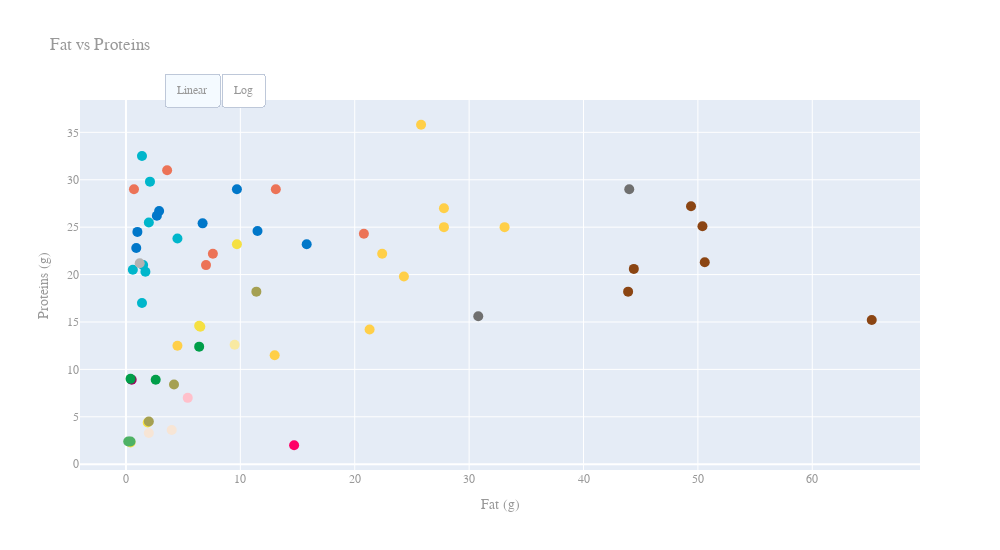

This figure's notebook cell:
### Markdown cell above
### Distribuição dos alimentos
Agora que temos as imagens, podemos fazer uma visualização dos alimentos, para isso utilizei o `plotly` para fazer um scatter plot com as imagens dos alimentos.

Primeiro temos o plot base, e depois temos o plot com as imagens dos alimentos.

### Code cell
df = pd.read_csv("data/macros_dataset_images.csv")

color_sequence = [
    "#0077C9", # Fish
    "#8B4513", # Nuts
    "#F5E042", # Grains
    "#4EB265", # Vegetables
    "#FF0066", # Fruits
    "#9E005D", # Beans
    "#FFCF48", # Cheese
    "#6F6F6F", # Seeds
    "#EC7357", # Meat
    "#009E49", # Legumes
    "#00B6CB", # Shellfish & Mollusks
    "#F7E5D5", # Milk
    "#F8E9A1", # Eggs
    "#A5A052", # Soy Products
    "#FFC0CB", # Yogurts
    "#B2B2B2"  # Vegan Meat Substitute
]


import plotly.express as px
# let's make a scatter plot of the fat_100g and the proteins_100g grouped by category_name
fig = px.scatter(df, 
    x="fat_100g",
    y="proteins_100g",
    color="category_name",
    hover_name="food_name",
    size="energy_100g",
    size_max=20,
    title="Fat vs Proteins",
    labels={"fat_100g":"Fat (g)", "proteins_100g":"Proteins (g)", "energy_100g":"Energy (kcal)"},
    width=1000,
    height=550,
    color_discrete_sequence=color_sequence,
    custom_data=["energy_100g", "image_url"],
    hover_data={"image_url":True, "energy_100g":True})
# let's make the dots bigger
fig.update_traces(marker=dict(size=10))

# let's change the hover template
fig.update_traces(hovertemplate="<b>%{hovertext}</b><br><br>" +
                    "Fat: %{x:.2f}g<br>" + 
                    "Proteins: %{y:.2f}g<br>" +
                    "Energy: %{customdata[0]:.2f}kcal<br>" +
                    "" +
                    "<extra><img src='%{customdata[1]}'></extra>") # the hover templat doesn't work with the img tag

# let's change plotly's menu
fig.update_layout(
    updatemenus=[
        dict(
            type="buttons",
            direction="left",
            buttons=list([
                dict(
                    args=[{"xaxis.type": "linear"}],
                    label="Linear",
                    method="relayout"
                ),
                dict(
                    args=[{"xaxis.type": "log"}],
                    label="Log",
                    method="relayout"
                )
            ]),
            pad={"r": 10, "t": 10},
            showactive=True,
            x=0.1,
            xanchor="left",
            y=1.1,
            yanchor="top"
        ),
    ]
)

fig.update_layout(
    dragmode="zoom",
    hovermode="closest",
    hoverdistance=100,
    spikedistance=200,
    showlegend=False,
    xaxis=dict(
        title="Fat (g)",
        tickfont=dict(
            family="Arial",
            size=12,
            color="#999999"
        )
    ),
    yaxis=dict(
        title="Proteins (g)",
        tickfont=dict(
            family="Arial",
            size=12,
            color="#999999"
        )
    ),
    font=dict(
        family="Arial",
        size=12,
        color="#999999"
    )
)

# let's remove the option to Box Select and Lasso Select from the plotly menu
fig.update_layout(
    hovermode="closest",
    hoverdistance=100,
    spikedistance=200
)

# export the figure to a html file
fig.write_html("fat_vs_proteins.html")


fig.show()

### Figure 1 — Plotly figure (JSON) as saved in the notebook; plotly's stock layout.template omitted (floating-point values rounded to 4 significant figures)
{"data": [{"customdata": [[170, "https://encrypted-tbn0.gstatic.com/images?q=tbn:ANd9GcRN11uxsdawvQDErbIwl3foRY_YyxWtz5_IQwKWt4gulmtOcWbk1q9STOK-6-E&s"], [210, "https://encrypted-tbn0.gstatic.com/images?q=tbn:ANd9GcSZlktTjDgQ38IRcWCwVgV4xywxDVc-B6pYeOVQBHTwq6qD5JVm3DajCj0PsQ&s"], [105, "https://encrypted-tbn0.gstatic.com/images?q=tbn:ANd9GcQ1TfT74abWT9o4jmH5gJMBorLTTLoE_jwQVGUv6Cts4BGGzfsQ_KVRshEUECI&s"], [140, "https://encrypted-tbn0.gstatic.com/images?q=tbn:ANd9GcQtV0-yNWFp1RLj6hL_5BtPB9NJJbjmcJN7GH1MC0tz_2uEQhbiXnMRTchl1g&s"], [242, "https://encrypted-tbn0.gstatic.com/images?q=tbn:ANd9GcS1yKfd_QVgem1mjtPoSy-YgDa6Vyh6edTryqxdz67mwJ14P7F-5pRUjP_BXNs&s"], [208, "https://encrypted-tbn0.gstatic.com/images?q=tbn:ANd9GcQ25M_NXQlGAoUD-bxcexuwc8YwRnlFt84oxdEjZm5dqLTOywvXVfThxpkg7w&s"], [128, "https://encrypted-tbn0.gstatic.com/images?q=tbn:ANd9GcSCNhUGQeIb2fIZII6gZ2lykmKPKtQ0M3v_WvMZD2Kzf5IaxEuZkilIzBIsCg&s"], [108, "https://encrypted-tbn0.gstatic.com/images?q=tbn:ANd9GcRCa3WyByPOwXI_S1YNUxXMljjAIdf4koz7LJ6w9S88D-MJcZnUAsWvvQ_b5sw&s"]], "hovertemplate": "<b>%{hovertext}</b><br><br>Fat: %{x:.2f}g<br>Proteins: %{y:.2f}g<br>Energy: %{customdata[0]:.2f}kcal<br><extra><img src='%{customdata[1]}'></extra>", "hovertext": ["Alaskan salmon", "Anchovies", "Cod", "Halibut", "Mackerel", "Sardines", "Tilapia", "Tuna (Yellowfin)"], "legendgroup": "Fish", "marker": {"color": "#0077C9", "size": 10, "sizemode": "area", "sizeref": 1.633, "symbol": "circle"}, "mode": "markers", "name": "Fish", "orientation": "v", "showlegend": true, "type": "scatter", "x": [6.7, 9.7, 0.9, 2.9, 15.8, 11.5, 2.7, 1], "xaxis": "x", "y": [25.4, 29, 22.8, 26.7, 23.2, 24.6, 26.2, 24.5], "yaxis": "y"}, {"customdata": [[577, "https://encrypted-tbn0.gstatic.com/images?q=tbn:ANd9GcQXSstOP51sBq49DjSXcE_97bCAJNYNhi-CWaR1WhBUw0RL8fCo_zRULAf8AxM&s"], [552, "https://encrypted-tbn0.gstatic.com/images?q=tbn:ANd9GcRrLSotb9b5PbSuc5mB9hQ_GP9OANsJR6A5DoC0ep_1Y4eQ_QkIsDaqBJAlHw&s"], [588, "https://encrypted-tbn0.gstatic.com/images?q=tbn:ANd9GcTrAQTaYH2ZWSELcMm60r5s9ceOD9vNvRYmRcpKvfJCPptVsJnhIXv8a7nirPY&s"], [573, "https://encrypted-tbn0.gstatic.com/images?q=tbn:ANd9GcQ3VW97aJk9m-Xj54KjNM0bvg8qudXi3Wpq7UrPCZ7SeuozanowldHzQe_lQ10&s"], [556, "https://encrypted-tbn0.gstatic.com/images?q=tbn:ANd9GcRoP5JzKQsRceTIG1K9WxpePgg842gzVi5nk_PSgrgMzyN15T09bNrmMm3l-w&s"], [653, "https://encrypted-tbn0.gstatic.com/images?q=tbn:ANd9GcTHSR1cZt3IjxNRw8mS_KKHfcjTw-JbUuBDoNzW7EBbepOhPADuKecl69YX-Gc&s"]], "hovertemplate": "<b>%{hovertext}</b><br><br>Fat: %{x:.2f}g<br>Proteins: %{y:.2f}g<br>Energy: %{customdata[0]:.2f}kcal<br><extra><img src='%{customdata[1]}'></extra>", "hovertext": ["Almonds", "Cashew nuts", "Peanut butter", "Peanuts", "Pistachios", "Walnuts"], "legendgroup": "Nuts", "marker": {"color": "#8B4513", "size": 10, "sizemode": "area", "sizeref": 1.633, "symbol": "circle"}, "mode": "markers", "name": "Nuts", "orientation": "v", "showlegend": true, "type": "scatter", "x": [50.6, 43.9, 50.4, 49.4, 44.4, 65.2], "xaxis": "x", "y": [21.3, 18.2, 25.1, 27.2, 20.6, 15.2], "yaxis": "y"}, {"customdata": [[374, "https://encrypted-tbn0.gstatic.com/images?q=tbn:ANd9GcQHCbzK_Ou-FFDqwVdDarJD2ZuttiCKJp1oHPdzwOfql45GZkgbC2Z69PKzCw&s"], [123, "https://encrypted-tbn0.gstatic.com/images?q=tbn:ANd9GcQD5_eFwHVGD__yKI4EH5r4bcuLjqvc5SSSQVn3lDSpDyBqli_7FtaAltpZrG8&s"], [382, "https://encrypted-tbn0.gstatic.com/images?q=tbn:ANd9GcTuKfsydaSFYaw0GiOQp0j7CciQ-ZUTty2w0npxEzX335Qb0rrFMS7Pd2tKpMI&s"], [120, "https://encrypted-tbn0.gstatic.com/images?q=tbn:ANd9GcSrd_oZ86ZJOWUgkxJDURZcMp53CdWg_HSFRp3cyDnyEa0ur9MgCiaK0e8Pu4c&s"], [360, "https://encrypted-tbn0.gstatic.com/images?q=tbn:ANd9GcS23ouFqlBHtxqiKNvHKbhiOWKNnNz_g8ocRnRlcLQsHWmGaYAKL2U5DSsEwoc&s"]], "hovertemplate": "<b>%{hovertext}</b><br><br>Fat: %{x:.2f}g<br>Proteins: %{y:.2f}g<br>Energy: %{customdata[0]:.2f}kcal<br><extra><img src='%{customdata[1]}'></extra>", "hovertext": ["Amaranth", "Barley", "Oats", "Quinoa (cooked)", "Wheat Germ"], "legendgroup": "Grains", "marker": {"color": "#F5E042", "size": 10, "sizemode": "area", "sizeref": 1.633, "symbol": "circle"}, "mode": "markers", "name": "Grains", "orientation": "v", "showlegend": true, "type": "scatter", "x": [6.5, 0.4, 6.4, 1.9, 9.7], "xaxis": "x", "y": [14.5, 2.3, 14.6, 4.4, 23.2], "yaxis": "y"}, {"customdata": [[22, "https://encrypted-tbn0.gstatic.com/images?q=tbn:ANd9GcRSB-8xBXSgD5XHjpZnRNjso0ubF9yKmiJG_bXy6S_i15lurh_qTfA0vuQ5i_A&s"], [35, "https://encrypted-tbn0.gstatic.com/images?q=tbn:ANd9GcQylec9j5Y9ErEx1Bpx80kYahhjuzI8-pxHN0a-ewr6HQ83JJWgbdYsch1vG8U&s"]], "hovertemplate": "<b>%{hovertext}</b><br><br>Fat: %{x:.2f}g<br>Proteins: %{y:.2f}g<br>Energy: %{customdata[0]:.2f}kcal<br><extra><img src='%{customdata[1]}'></extra>", "hovertext": ["Asparagus", "Broccoli"], "legendgroup": "Vegetables", "marker": {"color": "#4EB265", "size": 10, "sizemode": "area", "sizeref": 1.633, "symbol": "circle"}, "mode": "markers", "name": "Vegetables", "orientation": "v", "showlegend": true, "type": "scatter", "x": [0.2, 0.4], "xaxis": "x", "y": [2.4, 2.4], "yaxis": "y"}, {"customdata": [[160, "https://encrypted-tbn0.gstatic.com/images?q=tbn:ANd9GcRHP8m0PJO8nNVfLfDjmNgO_JtCn-2iSNhpqyiaAUhrHNT1VMteVT-Qwxknufw&s"]], "hovertemplate": "<b>%{hovertext}</b><br><br>Fat: %{x:.2f}g<br>Proteins: %{y:.2f}g<br>Energy: %{customdata[0]:.2f}kcal<br><extra><img src='%{customdata[1]}'></extra>", "hovertext": ["Avocado"], "legendgroup": "Fruits", "marker": {"color": "#FF0066", "size": 10, "sizemode": "area", "sizeref": 1.633, "symbol": "circle"}, "mode": "markers", "name": "Fruits", "orientation": "v", "showlegend": true, "type": "scatter", "x": [14.7], "xaxis": "x", "y": [2], "yaxis": "y"}, {"customdata": [[132, "https://encrypted-tbn0.gstatic.com/images?q=tbn:ANd9GcRWNH5YqEDES0hX2pgqkb50EIHGYHvMLwjRrgDp4uAvunMducxq5tTwJ9fJPw&s"]], "hovertemplate": "<b>%{hovertext}</b><br><br>Fat: %{x:.2f}g<br>Proteins: %{y:.2f}g<br>Energy: %{customdata[0]:.2f}kcal<br><extra><img src='%{customdata[1]}'></extra>", "hovertext": ["Black beans (boiled)"], "legendgroup": "Beans", "marker": {"color": "#9E005D", "size": 10, "sizemode": "area", "sizeref": 1.633, "symbol": "circle"}, "mode": "markers", "name": "Beans", "orientation": "v", "showlegend": true, "type": "scatter", "x": [0.5], "xaxis": "x", "y": [8.9], "yaxis": "y"}, {"customdata": [[300, "https://encrypted-tbn0.gstatic.com/images?q=tbn:ANd9GcQokvkME5UmIN6KFcsP8emmYq_L8RuWulZK2Rwjkll-RnPsTllUsHDjIWmSyU8&s"], [403, "https://encrypted-tbn0.gstatic.com/images?q=tbn:ANd9GcRqdO38Cl4s3N9MPyJPd-euSuKnY2F3eqLEBkgs3NnZHp9ik_RLbLxNjr0okw&s"], [103, "https://encrypted-tbn0.gstatic.com/images?q=tbn:ANd9GcQ_OG7zJZgVUu6i2BaE6RHsvQfjuUPnbSi8InMJ0WwIDLtbrK3V52XWx0Kx0lY&s"], [357, "https://encrypted-tbn0.gstatic.com/images?q=tbn:ANd9GcTZp15JZ9qET12yCg4qJAsuLYt4VvDFVnR_-wbM-NrKEslWNDakNFVbnA93HCg&s"], [264, "https://encrypted-tbn0.gstatic.com/images?q=tbn:ANd9GcSuOvxsSHLX-uUX8kfwM1p0OqroiqYHWqxCzLhO0aZEquvOIAusyaEXITftbA&s"], [300, "https://encrypted-tbn0.gstatic.com/images?q=tbn:ANd9GcTJOVP_RfffaasGHqtaPdfKYtgyfBx777wp8_C8Vns1Mna4JeJMcRDjbxZomg&s"], [392, "https://encrypted-tbn0.gstatic.com/images?q=tbn:ANd9GcS1xmDzF330iQ24SeSuVpoDtgxq8mPVTNagu160-984H_I1GB1zgTFqkHKacys&s"], [174, "https://encrypted-tbn0.gstatic.com/images?q=tbn:ANd9GcTH0frLyRB3MUoNPl6EwkWygc8VRms4wiC2IiUP_K6ZSGwXyp8UITx_WokntQ&s"], [380, "https://encrypted-tbn0.gstatic.com/images?q=tbn:ANd9GcSn_2XHiWZulQmKeArU6cqnAkbhpOQ0XYnYKjQT8Y-dTUs_u3xicvKyt5Lzinw&s"]], "hovertemplate": "<b>%{hovertext}</b><br><br>Fat: %{x:.2f}g<br>Proteins: %{y:.2f}g<br>Energy: %{customdata[0]:.2f}kcal<br><extra><img src='%{customdata[1]}'></extra>", "hovertext": ["Camembert", "Cheddar", "Cottage cheese", "Edam", "Feta", "Mozzarella", "Parmesan", "Ricotta", "Swiss cheese"], "legendgroup": "Cheese", "marker": {"color": "#FFCF48", "size": 10, "sizemode": "area", "sizeref": 1.633, "symbol": "circle"}, "mode": "markers", "name": "Cheese", "orientation": "v", "showlegend": true, "type": "scatter", "x": [24.3, 33.1, 4.5, 27.8, 21.3, 22.4, 25.8, 13, 27.8], "xaxis": "x", "y": [19.8, 25, 12.5, 25, 14.2, 22.2, 35.8, 11.5, 27], "yaxis": "y"}, {"customdata": [[490, "https://encrypted-tbn0.gstatic.com/images?q=tbn:ANd9GcQYOw_2wS_oiZTG7UUNvyO3Q0aJB9-Fsk_SKwJgV1dfa2yMfZ_5DRPcCFWJLg&s"], [531, "https://encrypted-tbn0.gstatic.com/images?q=tbn:ANd9GcQQc400FcHMruU7K3AmjMY3CTRSyhwIIOAFdcU9mX3WkOGRi8LT35EC6dXEEjM&s"]], "hovertemplate": "<b>%{hovertext}</b><br><br>Fat: %{x:.2f}g<br>Proteins: %{y:.2f}g<br>Energy: %{customdata[0]:.2f}kcal<br><extra><img src='%{customdata[1]}'></extra>", "hovertext": ["Chia seeds", "Pumpkin & squash kernels (roasted)"], "legendgroup": "Seeds", "marker": {"color": "#6F6F6F", "size": 10, "sizemode": "area", "sizeref": 1.633, "symbol": "circle"}, "mode": "markers", "name": "Seeds", "orientation": "v", "showlegend": true, "type": "scatter", "x": [30.8, 44], "xaxis": "x", "y": [15.6, 29], "yaxis": "y"}, {"customdata": [[165, "https://encrypted-tbn0.gstatic.com/images?q=tbn:ANd9GcRNUDzKLLBaWb-h9N-c-sZqSo1F1bhDCe9sTaGO7lNAMfHIjUYL80xDufqST-Y&s"], [162.5, "https://encrypted-tbn0.gstatic.com/images?q=tbn:ANd9GcQeb5LbdI_kgvyx_AeKNX0IQDyzaXI3jgwb3tkgWBE7fKWMJ9uzu503Nu2orA4&s"], [292, "https://encrypted-tbn0.gstatic.com/images?q=tbn:ANd9GcSrhJZOuY7Tg3KpIVaq2rJnrP3lzqs2D9P5NZ6daFYLiZUrbv4vIH3-oGgIGng&s"], [152, "https://bbqchamps.com/wp-content/uploads/2021/08/lean-beef-options-Tenderloin-Roast.png"], [240, "https://encrypted-tbn0.gstatic.com/images?q=tbn:ANd9GcSOJFDoeLk67el91WI2-ZQsk2oKP6H16VHFXHHnH2s1PPGADs4V60FTDX91sys&s"], [135, "https://encrypted-tbn0.gstatic.com/images?q=tbn:ANd9GcSJmMpMHwouVIXukGFjtzkyAOjTSHAl02rfkK92QgLLrhkH4ieFJi2J6UFn3BY&s"]], "hovertemplate": "<b>%{hovertext}</b><br><br>Fat: %{x:.2f}g<br>Proteins: %{y:.2f}g<br>Energy: %{customdata[0]:.2f}kcal<br><extra><img src='%{customdata[1]}'></extra>", "hovertext": ["Chicken Breast", "Duck breast", "Lamb", "Lean Beef", "Lean Pork Chops", "Turkey breast"], "legendgroup": "Meat", "marker": {"color": "#EC7357", "size": 10, "sizemode": "area", "sizeref": 1.633, "symbol": "circle"}, "mode": "markers", "name": "Meat", "orientation": "v", "showlegend": true, "type": "scatter", "x": [3.6, 7.6, 20.8, 7, 13.1, 0.7], "xaxis": "x", "y": [31, 22.2, 24.3, 21, 29, 29], "yaxis": "y"}, {"customdata": [[164, "https://encrypted-tbn0.gstatic.com/images?q=tbn:ANd9GcQpOWirfy550tiUddZP160NHQBIGGhHcZcmpBX4xJNq03Neacqc7sLoymNCRQ&s"], [141, "https://encrypted-tbn0.gstatic.com/images?q=tbn:ANd9GcQZihOB8pCOUTKJkst3cd7nXNWnrwAL-4XvjEXjmUzNf7ap538Qgay7fKsoXFg&s"], [116, "https://encrypted-tbn0.gstatic.com/images?q=tbn:ANd9GcQ2QMB38o4nt3u70Acw8wTxtn_aVwfZ3YjGYwIBn16L7JxbpeM9ICePocxhITk&s"]], "hovertemplate": "<b>%{hovertext}</b><br><br>Fat: %{x:.2f}g<br>Proteins: %{y:.2f}g<br>Energy: %{customdata[0]:.2f}kcal<br><extra><img src='%{customdata[1]}'></extra>", "hovertext": ["Chickpeas (boiled)", "Edamame", "Lentils (boiled)"], "legendgroup": "Legumes", "marker": {"color": "#009E49", "size": 10, "sizemode": "area", "sizeref": 1.633, "symbol": "circle"}, "mode": "markers", "name": "Legumes", "orientation": "v", "showlegend": true, "type": "scatter", "x": [2.6, 6.4, 0.4], "xaxis": "x", "y": [8.9, 12.4, 9], "yaxis": "y"}, {"customdata": [[148, "https://encrypted-tbn0.gstatic.com/images?q=tbn:ANd9GcQTMPDkkQsYvbzPIudTEHD3CEDcAYdHgnm0AB5Nmu4qRW4xSMlULDlmItKgOg&s"], [107, "https://encrypted-tbn0.gstatic.com/images?q=tbn:ANd9GcQ_CDuC2lokUnRwP4qYd8Qg1nbRw0ixhxAYp4ObA-YWS0BfxTwnA_WGl1um6Q&s"], [158, "https://encrypted-tbn0.gstatic.com/images?q=tbn:ANd9GcRDqTVp7TkZE6FrAVhOXr0VZ86FwzezntrTDkVIN0zW7zL1hjakSRXRGI0HQg&s"], [98, "https://encrypted-tbn0.gstatic.com/images?q=tbn:ANd9GcQbM1mhBqXehD18UkkywYpogHlSyxCU6JFIBfay_Ho7oJbhiKcPv4Swm9kqlw&s"], [172, "https://encrypted-tbn0.gstatic.com/images?q=tbn:ANd9GcQXMNQ6T9i3MriXAzFnEYGgBwAwhDxyLf7VB8JmQaHcGEDC4vw-qKx8OtoEPb0&s"], [164, "https://encrypted-tbn0.gstatic.com/images?q=tbn:ANd9GcRvb33gyA3dPQjOtCh_QbKgGG3s9O3VqWzQnLScQfaLDFPy0p4rWS8-uvtHjA&s"], [106, "https://encrypted-tbn0.gstatic.com/images?q=tbn:ANd9GcSkrDtU2D6jeU5zagqW_u518BPotTj0K8nTmzjRrG7my5AOJeykGVST9m72xWw&s"], [92, "https://encrypted-tbn0.gstatic.com/images?q=tbn:ANd9GcSufCYy_w7U_jueHHnIwB5TwJUctq0xkokb_y8rNloSZr0w4WTa7aGdtuB4fQ&s"]], "hovertemplate": "<b>%{hovertext}</b><br><br>Fat: %{x:.2f}g<br>Proteins: %{y:.2f}g<br>Energy: %{customdata[0]:.2f}kcal<br><extra><img src='%{customdata[1]}'></extra>", "hovertext": ["Clam", "Crab", "Cuttlefish", "Lobster", "Mussel", "Octopus", "Shrimp", "Squid"], "legendgroup": "Shellfish & Mollusks", "marker": {"color": "#00B6CB", "size": 10, "sizemode": "area", "sizeref": 1.633, "symbol": "circle"}, "mode": "markers", "name": "Shellfish & Mollusks", "orientation": "v", "showlegend": true, "type": "scatter", "x": [2, 1.5, 1.4, 0.6, 4.5, 2.1, 1.7, 1.4], "xaxis": "x", "y": [25.5, 21, 32.5, 20.5, 23.8, 29.8, 20.3, 17], "yaxis": "y"}, {"customdata": [[50, "https://encrypted-tbn0.gstatic.com/images?q=tbn:ANd9GcQB2GCJJzfpV8Dx6K6Zooc5xvakYn9lldqpCKkoYKP2QKrUY7hRGuRuHr2WGA&s"], [69, "https://encrypted-tbn0.gstatic.com/images?q=tbn:ANd9GcQSQv4p_czmuZtYyzgDg-1Z_8s3YYx8MjOP2oAz4-_tr6mXgxmGnTCwWkZm5uE&s"]], "hovertemplate": "<b>%{hovertext}</b><br><br>Fat: %{x:.2f}g<br>Proteins: %{y:.2f}g<br>Energy: %{customdata[0]:.2f}kcal<br><extra><img src='%{customdata[1]}'></extra>", "hovertext": ["Cow Milk", "Goat Milk"], "legendgroup": "Milk", "marker": {"color": "#F7E5D5", "size": 10, "sizemode": "area", "sizeref": 1.633, "symbol": "circle"}, "mode": "markers", "name": "Milk", "orientation": "v", "showlegend": true, "type": "scatter", "x": [2, 4], "xaxis": "x", "y": [3.3, 3.6], "yaxis": "y"}, {"customdata": [[143, "https://encrypted-tbn0.gstatic.com/images?q=tbn:ANd9GcQos9X5vD8OOluVuxJUKbaoY9-X6pbZb5AGmhoLKFwjl2ojOUtyNq8OUy6rprs&s"]], "hovertemplate": "<b>%{hovertext}</b><br><br>Fat: %{x:.2f}g<br>Proteins: %{y:.2f}g<br>Energy: %{customdata[0]:.2f}kcal<br><extra><img src='%{customdata[1]}'></extra>", "hovertext": ["Eggs"], "legendgroup": "Eggs", "marker": {"color": "#F8E9A1", "size": 10, "sizemode": "area", "sizeref": 1.633, "symbol": "circle"}, "mode": "markers", "name": "Eggs", "orientation": "v", "showlegend": true, "type": "scatter", "x": [9.5], "xaxis": "x", "y": [12.6], "yaxis": "y"}, {"customdata": [[70, "https://encrypted-tbn0.gstatic.com/images?q=tbn:ANd9GcSbYf-rO8n1qvLwTSMTGneHfpt8eN0kpt3cdTwJRBbZbhiYnPdHyqcSEdwg2TY&s"], [52, "https://encrypted-tbn0.gstatic.com/images?q=tbn:ANd9GcS8nI0T_mj9-zWg6rAPXuGfTXI3d9Zy_eAstqO1JhUGg4nNOD2wdzacarZcUQ&s"], [196, "https://encrypted-tbn0.gstatic.com/images?q=tbn:ANd9GcR8m6E21oLWwwrQd7BRyxHPpNwCrvv2PFG8HHrj8oB5yZIwv63229vZofm7QQM&s"]], "hovertemplate": "<b>%{hovertext}</b><br><br>Fat: %{x:.2f}g<br>Proteins: %{y:.2f}g<br>Energy: %{customdata[0]:.2f}kcal<br><extra><img src='%{customdata[1]}'></extra>", "hovertext": ["Firm Tofu", "Soy Milk", "Tempeh (cooked)"], "legendgroup": "Soy Products", "marker": {"color": "#A5A052", "size": 10, "sizemode": "area", "sizeref": 1.633, "symbol": "circle"}, "mode": "markers", "name": "Soy Products", "orientation": "v", "showlegend": true, "type": "scatter", "x": [4.2, 2, 11.4], "xaxis": "x", "y": [8.4, 4.5, 18.2], "yaxis": "y"}, {"customdata": [[93.5, "https://encrypted-tbn0.gstatic.com/images?q=tbn:ANd9GcQavMnK7LEXUMMR7YEukenHAQjvXmXQSpPHb1-BXvsaXZTuvVY5gXYMi24XdQ&s"]], "hovertemplate": "<b>%{hovertext}</b><br><br>Fat: %{x:.2f}g<br>Proteins: %{y:.2f}g<br>Energy: %{customdata[0]:.2f}kcal<br><extra><img src='%{customdata[1]}'></extra>", "hovertext": ["Greek yogurt"], "legendgroup": "Yogurts", "marker": {"color": "#FFC0CB", "size": 10, "sizemode": "area", "sizeref": 1.633, "symbol": "circle"}, "mode": "markers", "name": "Yogurts", "orientation": "v", "showlegend": true, "type": "scatter", "x": [5.4], "xaxis": "x", "y": [7], "yaxis": "y"}, {"customdata": [[106, "https://encrypted-tbn0.gstatic.com/images?q=tbn:ANd9GcSjv4dUCfuviBwcmbQH1LeYp1O9hP0jq_O8bnfMDzjaFPYxL8ulwkjLixJ23A&s"]], "hovertemplate": "<b>%{hovertext}</b><br><br>Fat: %{x:.2f}g<br>Proteins: %{y:.2f}g<br>Energy: %{customdata[0]:.2f}kcal<br><extra><img src='%{customdata[1]}'></extra>", "hovertext": ["Seitan"], "legendgroup": "Vegan Meat Substitute", "marker": {"color": "#B2B2B2", "size": 10, "sizemode": "area", "sizeref": 1.633, "symbol": "circle"}, "mode": "markers", "name": "Vegan Meat Substitute", "orientation": "v", "showlegend": true, "type": "scatter", "x": [1.2], "xaxis": "x", "y": [21.2], "yaxis": "y"}], "layout": {"dragmode": "zoom", "font": {"color": "#999999", "family": "Arial", "size": 12}, "height": 550, "hoverdistance": 100, "hovermode": "closest", "legend": {"itemsizing": "constant", "title": {"text": "category_name"}, "tracegroupgap": 0}, "showlegend": false, "spikedistance": 200, "title": {"text": "Fat vs Proteins"}, "updatemenus": [{"buttons": [{"args": [{"xaxis.type": "linear"}], "label": "Linear", "method": "relayout"}, {"args": [{"xaxis.type": "log"}], "label": "Log", "method": "relayout"}], "direction": "left", "pad": {"r": 10, "t": 10}, "showactive": true, "type": "buttons", "x": 0.1, "xanchor": "left", "y": 1.1, "yanchor": "top"}], "width": 1000, "xaxis": {"anchor": "y", "domain": [0, 1], "tickfont": {"color": "#999999", "family": "Arial", "size": 12}, "title": {"text": "Fat (g)"}}, "yaxis": {"anchor": "x", "domain": [0, 1], "tickfont": {"color": "#999999", "family": "Arial", "size": 12}, "title": {"text": "Proteins (g)"}}}}
